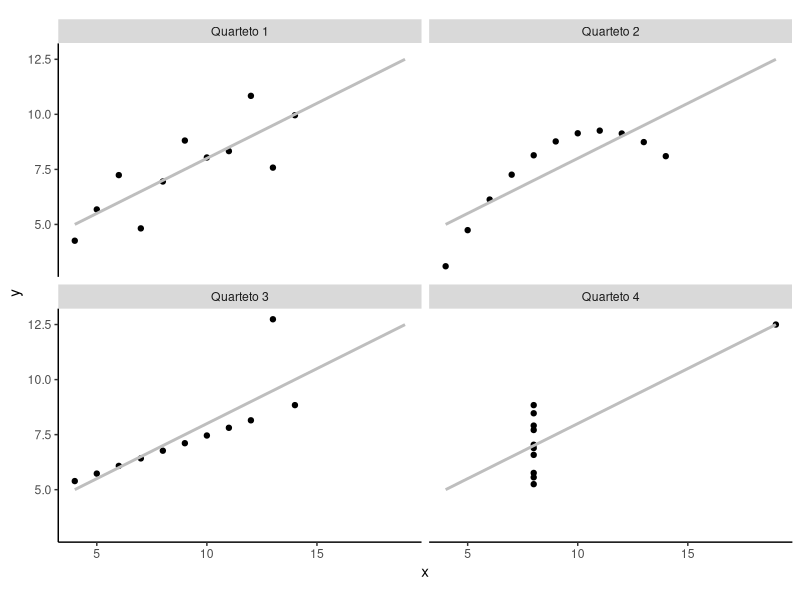

The R script that drew this image:
## ---- chunk 1
library(dplyr)
anscombe.dt <- datasets::anscombe
anscombe.dt$ID <- seq(1, dim(anscombe.dt)[1])
anscombe.dt <- anscombe.dt[c(9, 1:8)]

# exibe a tabela de dados
kableExtra::kable(
    anscombe.dt,
    align = "c",
    format = ifelse(knitr::is_html_output(), "html", "latex"),
    booktabs = TRUE,
    linesep = "",
    escape = FALSE,
    caption = "Quarteto de Anscombe."
) %>%
    kableExtra::kable_styling(
        latex_options = c("basic"),
        bootstrap_options = c("basic", "hover", "condensed", "responsive"),
        full_width = ifelse(knitr::is_html_output(), T, T),
        position = "center"
    ) %>%
    kableExtra::row_spec(0,
                         bold = TRUE,
                         extra_css = "border-top: 1px solid; border-bottom: 1px solid") %>%
    kableExtra::column_spec(1, bold = TRUE) %>%
    kableExtra::row_spec(dim(anscombe.dt)[1],
                         extra_css = "border-bottom: 1px solid")

anscombe.dt <- anscombe.dt %>% dplyr::select(-ID)

cat('<br>')
cat('<br>')

# exibe a tabela descritiva
anscombe.summ <- data.frame(
    "X1Y1" = c(NA, NA, NA, NA, NA, NA, NA, NA),
    "X2Y2" = c(NA, NA, NA, NA, NA, NA, NA, NA),
    "X3Y3" = c(NA, NA, NA, NA, NA, NA, NA, NA),
    "X4Y4" = c(NA, NA, NA, NA, NA, NA, NA, NA)
)
ff <- y ~ x
mods <- setNames(as.list(1:4), paste0("lm", 1:4))
for (i in 1:4) {
    ff[2:3] <- lapply(paste0(c("y", "x"), i), as.name)
    mods[[i]] <- lmi <- lm(ff, data = anscombe.dt)
    # observacoes
    anscombe.summ[1, i] <- dim(anscombe.dt)[1]
    # media x,y
    anscombe.summ[2, i] <- mean(anscombe.dt[, paste0("x", i)])
    anscombe.summ[3, i] <- mean(anscombe.dt[, paste0("y", i)])
    # variancia x,y
    anscombe.summ[4, i] <- var(anscombe.dt[, paste0("x", i)])
    anscombe.summ[5, i] <- var(anscombe.dt[, paste0("y", i)])
    # correlacao
    anscombe.summ[6, i] <-
        cor(anscombe.dt[, paste0("x", i)], anscombe.dt[, paste0("y", i)])
    # coeficiente angular
    anscombe.summ[7, i] <- coef(lmi)[2]
    # coeficiente linear
    anscombe.summ[8, i] <- coef(lmi)[1]
    # coeficiente de determinacao
    anscombe.summ[9, i] <- summary(lmi)$r.squared
}
rownames(anscombe.summ) <-
    c(
        "Observações",
        "Média x",
        "Média y",
        "Variância x",
        "Variância y",
        "Correlação",
        "Coeficiente angular",
        "Coeficiente linear",
        "Coeficiente de determinação"
    )
anscombe.summ <- round(anscombe.summ, 2)

# exibe a tabela de dados
kableExtra::kable(
    anscombe.summ,
    align = "c",
    format = ifelse(knitr::is_html_output(), "html", "latex"),
    booktabs = TRUE,
    linesep = "",
    escape = FALSE,
    caption = "Análise descritiva do Quarteto de Anscombe demostrando os conjuntos de dados bivariados com parâmetros quase idênticos."
) %>%
    kableExtra::kable_styling(
        latex_options = c("basic"),
        bootstrap_options = c("basic", "hover", "condensed", "responsive"),
        full_width = ifelse(knitr::is_html_output(), T, T),
        position = "center"
    ) %>%
    kableExtra::row_spec(0,
                         bold = TRUE,
                         extra_css = "border-top: 1px solid; border-bottom: 1px solid") %>%
    kableExtra::column_spec(1, bold = TRUE) %>%
    kableExtra::row_spec(dim(anscombe.summ)[1],
                         extra_css = "border-bottom: 1px solid")
## ---- chunk 2
library(dplyr)
anscombe.dt <- datasets::anscombe
anscombe.dt$ID <- seq(1, dim(anscombe.dt)[1])

# exibe o gráfico
datLong <- data.frame(
    group  = paste0("Quarteto ",  rep(1:4, each = 11)),
    x = unlist(anscombe.dt[, c(1:4)]),
    y = unlist(anscombe.dt[, c(5:8)])
)
rownames(datLong) <- NULL
ggplot2::ggplot(data = datLong,
                mapping = ggplot2::aes(x = x, y = y, group = group)) +
    ggplot2::geom_point(fill = "black") +
    ggplot2::geom_smooth(
        method = "lm",
        se = FALSE,
        fullrange = TRUE,
        colour = "grey"
    ) +
    ggplot2::facet_wrap( ~ group) +
    ggplot2::theme(
        panel.background = ggplot2::element_blank(),
        panel.grid.major = ggplot2::element_blank(),
        panel.grid.minor = ggplot2::element_blank(),
        axis.line = ggplot2::element_line(colour = "black")
    ) +
    ggplot2::theme(legend.key = ggplot2::element_blank()) +
    ggplot2::coord_fixed()
